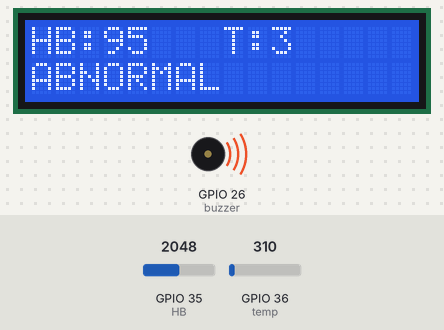
Bench run of a sketch on a simulated ESP32. Parts: 16×2 character LCD, buzzer (waves = sounding, pin HIGH). The test bench sets the inputs (shaded band); at power-on: GPIO 35 (HB) = 2048, GPIO 36 (temp) = 310. What the sketch prints to the serial monitor is not drawn.

Above: at 1.2 s.
1.3 s: GPIO 35 (HB) set to 1054
3.5 s: GPIO 35 (HB) set to 953
At 6.1 s:
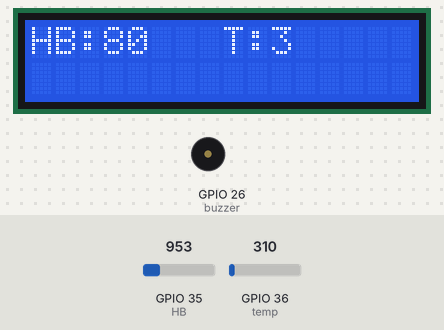
6.5 s: GPIO 36 (temp) set to 372
At 8.1 s:
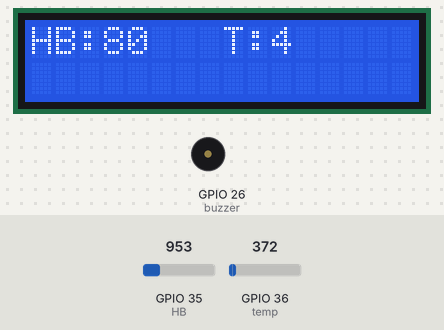
8.6 s: GPIO 35 (HB) set to 2
At 10.0 s:
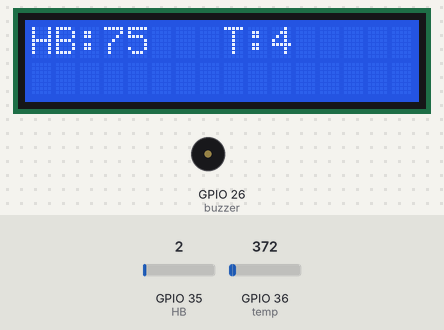
10.6 s: GPIO 35 (HB) set to 0
At 11.9 s:
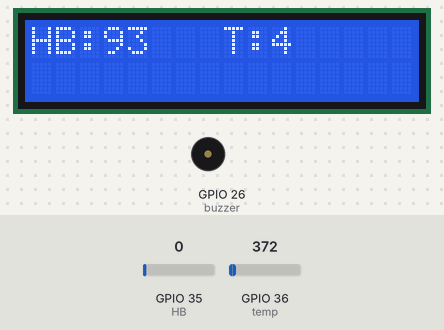
13.6 s: GPIO 36 (temp) set to 434
At 16.6 s:
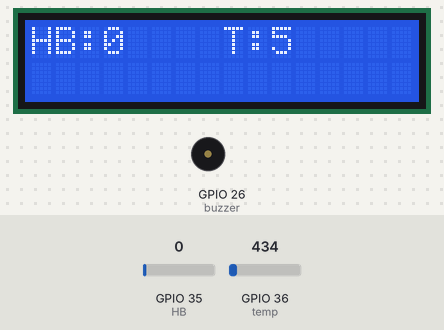
Timing chart, 0 to 17.6 s (numbered marks = the images above; inputs shaded):
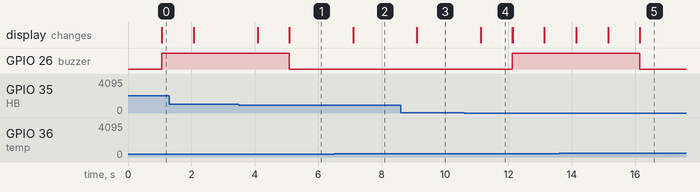

The sketch:

TEMP_HB_BUZ.ino
```cpp
#include <LiquidCrystal.h>
const int rs = 5, en = 18, d4 = 19, d5 = 21, d6 = 22, d7 = 23;
LiquidCrystal lcd(rs, en, d4, d5, d6, d7);

const int HB = 35;
const int temp=36;
const int buzzer=26;
int sensor;
int H;
int H1;
int count;


void setup()
{
  lcd.begin(16, 2);
  pinMode(HB,INPUT);
  pinMode(temp,INPUT);
  pinMode(buzzer,OUTPUT);
  Serial.begin(9600);
}


void loop()
 {
  H=analogRead(HB);
  sensor = analogRead(temp)/80;


  if(H==4095)
  {
    H1=0;
  }

  else
  {
    count=count+2;

    if(H==0)
    {
      H1=69+count;
    }
    else if ((H>0) && (H<=500))
    {
     H1=75;
    }

     else if ((H>500) && (H<=1000))
    {
     H1=80;
    }

     else if ((H>1000) && (H<=1500))
    {
     H1=85;
    }

     else if ((H>1500) && (H<=2000))
    {
     H1=90;
    }

     else if ((H>2000) && (H<=3000))
    {
     H1=95;
    }

    else if ((H>3000) && (H<=3500))
    {
     H1=99;
    }

    else if(H>3500)
    {
     H1=0;
    }
     if (H1>99)
    {
      H1=0;
    }
  }
    Serial.println(H);

  lcd.setCursor(0, 0);
  lcd.print("HB:");
  lcd.print(H1);
  lcd.print("   ");

  lcd.setCursor(8,0);
  lcd.print("T:");
  lcd.print(sensor);
  lcd.print("      ");
  delay(1000);


    if(H1>=85)
    {
      lcd.setCursor(0,1);
      lcd.print("ABNORMAL");
      lcd.print("         ");
    }
    else if(H1<85)
    {
      lcd.setCursor(0,1);
      lcd.print("         ");
    }

    if(sensor>=35)
   {
    lcd.setCursor(8,1);
    lcd.print("ABNORMAL");
    lcd.print("         ");
   }
   else if(sensor<35)
   {
    lcd.setCursor(8,1);
    lcd.print("         ");
   }

   if((H1>=85)||(sensor>=35))
   {
    digitalWrite(buzzer,HIGH);
   }
   else if((H1<85)||(sensor<35))
   {
    digitalWrite(buzzer,LOW);
   }
}
```

Measured:
- the behaviour switches between 1001 and 1000 on GPIO 35 (HB) (found by bisection; images 0 and 1)
- after the input at 3.5 s, GPIO 26 (buzzer): HIGH → LOW after 1.6 s; the display: first changes after 0.59 s (image 1 shows a later state)
- after the input at 6.5 s, the display: changes after 0.60 s (image 2)
- after the input at 8.6 s, the display: changes after 0.51 s (image 3)
- after the input at 10.6 s, GPIO 26 (buzzer): LOW → HIGH after 1.5 s; the display: changes after 0.52 s (image 4)
- what the display in image 4 shows lasts 1.0 s, from 11.1 s to 12.1 s
